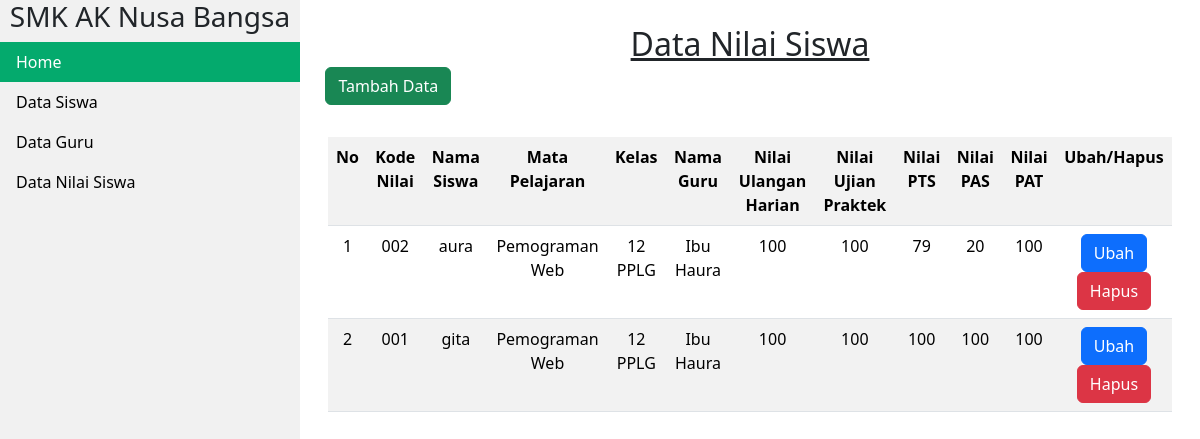
The page /webbaru/DataNilaiSiswa.php on the database its author committed.
### tables this page shows
CREATE TABLE `tb_datanilai` (
  `id` int(250) NOT NULL,
  `Kode_Nilai` varchar(250) NOT NULL,
  `Nama_Siswa` varchar(250) NOT NULL,
  `Mata_Pelajaran` varchar(250) NOT NULL,
  `Kelas` varchar(250) NOT NULL,
  `Nama_Guru` varchar(250) NOT NULL,
  `Nilai_Ulangan_Harian` varchar(250) NOT NULL,
  `Nilai_Ujian_Praktek` varchar(250) NOT NULL,
  `Nilai_PTS` varchar(250) NOT NULL,
  `Nilai_PAS` varchar(250) NOT NULL,
  `Nilai_PAT` varchar(250) NOT NULL
);

### webbaru/DataNilaiSiswa.php (the view, shortened to what this page needs)
<?php
include "koneksidb.php";
?>
<!doctype html>
<html lang="en">
  <head>
    <link href="https://cdn.jsdelivr.net/npm/bootstrap@5.3.3/dist/css/bootstrap.min.css" rel="stylesheet">
  </head>
</head>
<body>
<ul>
<h3 align="center">SMK AK Nusa Bangsa</h3>
  <li><a class="active" href="home.php">Home</a></li>
  <li><a href="datasiswa.php">Data Siswa</a></li>
  <li><a href="DataGuru.php">Data Guru</a></li>
  <li><a href="DataNilaiSiswa.php">Data Nilai Siswa</a></li>
</ul>
<div style="margin-left:25%;padding:1px 16px;height:1000px;">
  <br>
<h2 class="text-center"><u>Data Nilai Siswa</u><a href="inputnilai.php">
<div class="col-md-2">
<button class="btn btn-success" name="btnsimpan" type="submit">Tambah Data<i class="ace-icon fa fa-signal" ></i></button>
</a></h2>
    <br>
    <div class="container">
        <table align="table responsive" class="table table-striped" table-bordered table-hover>
            <tr>
                <th class="text-center">No</th>
                <th class="text-center">Kode Nilai</th>
                <th class="text-center">Nama Siswa</th>
                <th class="text-center">Mata Pelajaran</th>
                <th class="text-center">Kelas</th>
                <th class="text-center">Nama Guru</th>
                <th class="text-center">Nilai Ulangan Harian</th>
                <th class="text-center">Nilai Ujian Praktek</th>
                <th class="text-center">Nilai PTS</th>
                <th class="text-center">Nilai PAS</th>
                <th class="text-center">Nilai PAT</th>
                <th class="text-center">Ubah/Hapus</th>
            </tr>
            <?php
            $no = 1;
            $tampil = mysqli_query($koneksidb, "SELECT * FROM tb_datanilai");
            while ($data = mysqli_fetch_array($tampil)):
                ?>
                <tr>
                    <td class="text-center"><?= $no++ ?></td>
                    <td class="text-center"><?= $data['Kode_Nilai'] ?></td>
                    <td class="text-center"><?= $data['Nama_Siswa'] ?></td>
                    <td class="text-center"><?= $data['Mata_Pelajaran'] ?></td>
                    <td class="text-center"><?= $data['Kelas'] ?></td>
                    <td class="text-center"><?= $data['Nama_Guru'] ?></td>
                    <td class="text-center"><?= $data['Nilai_Ulangan_Harian'] ?></td>
                    <td class="text-center"><?= $data['Nilai_Ujian_Praktek'] ?></td>
                    <td class="text-center"><?= $data['Nilai_PTS'] ?></td>
                    <td class="text-center"><?= $data['Nilai_PAS'] ?></td>
                    <td class="text-center"><?= $data['Nilai_PAT'] ?></td>
                    <td class="text-center">
                        <a href="ubahdatanilaii.php?id=<?= $data['id']; ?>"><button class="btn btn-primary ">Ubah</button></a>
                        <a href="#" class="btn btn-danger" data-bs-toggle="modal"
                            data-bs-target="#hapus<?= $no ?>">Hapus</button></a>
                    </td>
                </tr>
            <?php endwhile; ?>
        </table>
    </div>
</body>
</html>

### webbaru/DataNilaiSiswa.php (style rules this page uses)
body { margin: 0; }
ul { list-style-type: none; margin: 0; padding: 0; width: 25%; background-color: #f1f1f1; position: fixed; height: 100%; overflow: auto; }
li a { display: block; color: #000; padding: 8px 16px; text-decoration: none; }
li a.active { background-color: #04AA6D; color: white; }

### rows shown on the page
tb_datanilai: Kode_Nilai "002", Nama_Siswa "aura", Mata_Pelajaran "Pemograman Web", Kelas "12 PPLG", Nama_Guru "Ibu Haura", Nilai_Ulangan_Harian "100", Nilai_Ujian_Praktek "100", Nilai_PTS "79", Nilai_PAS "20", Nilai_PAT "100"
tb_datanilai: Kode_Nilai "001", Nama_Siswa "gita", Mata_Pelajaran "Pemograman Web", Kelas "12 PPLG", Nama_Guru "Ibu Haura", Nilai_Ulangan_Harian "100", Nilai_Ujian_Praktek "100", Nilai_PTS "100", Nilai_PAS "100", Nilai_PAT "100"
